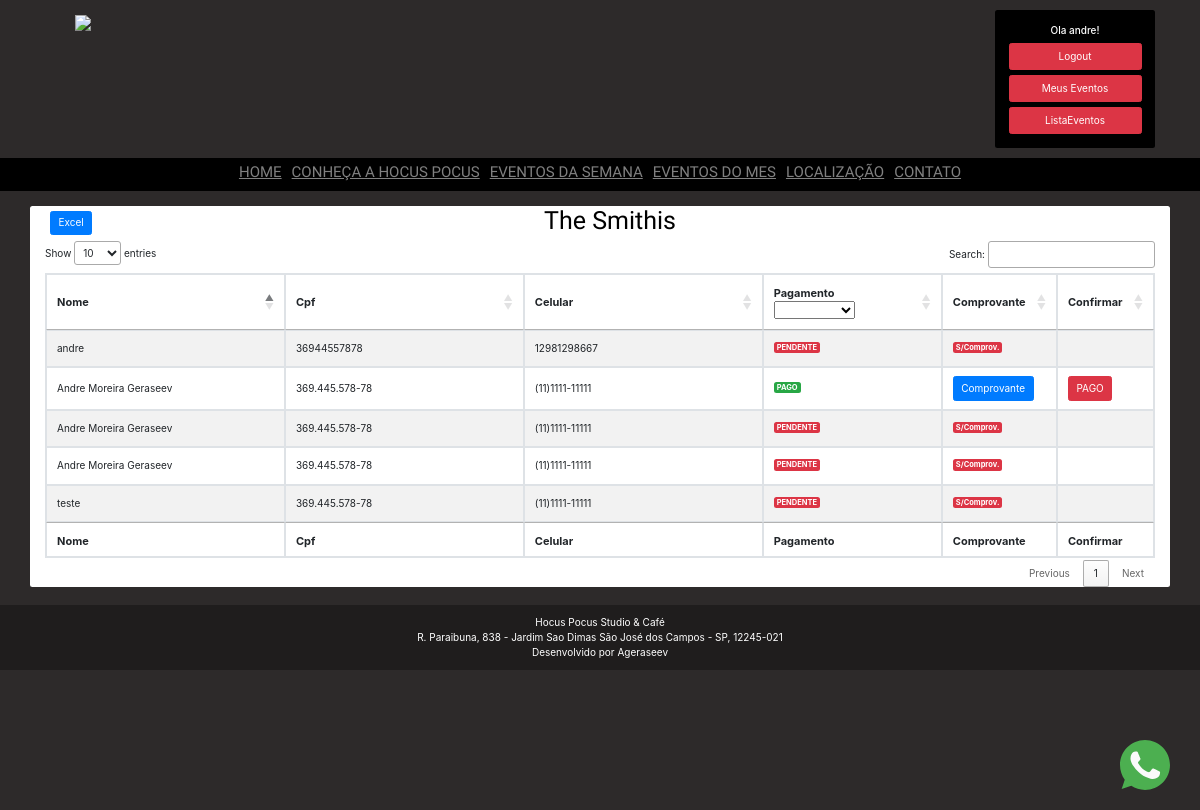
Before: /lista/5 (signed in) with the older database file.
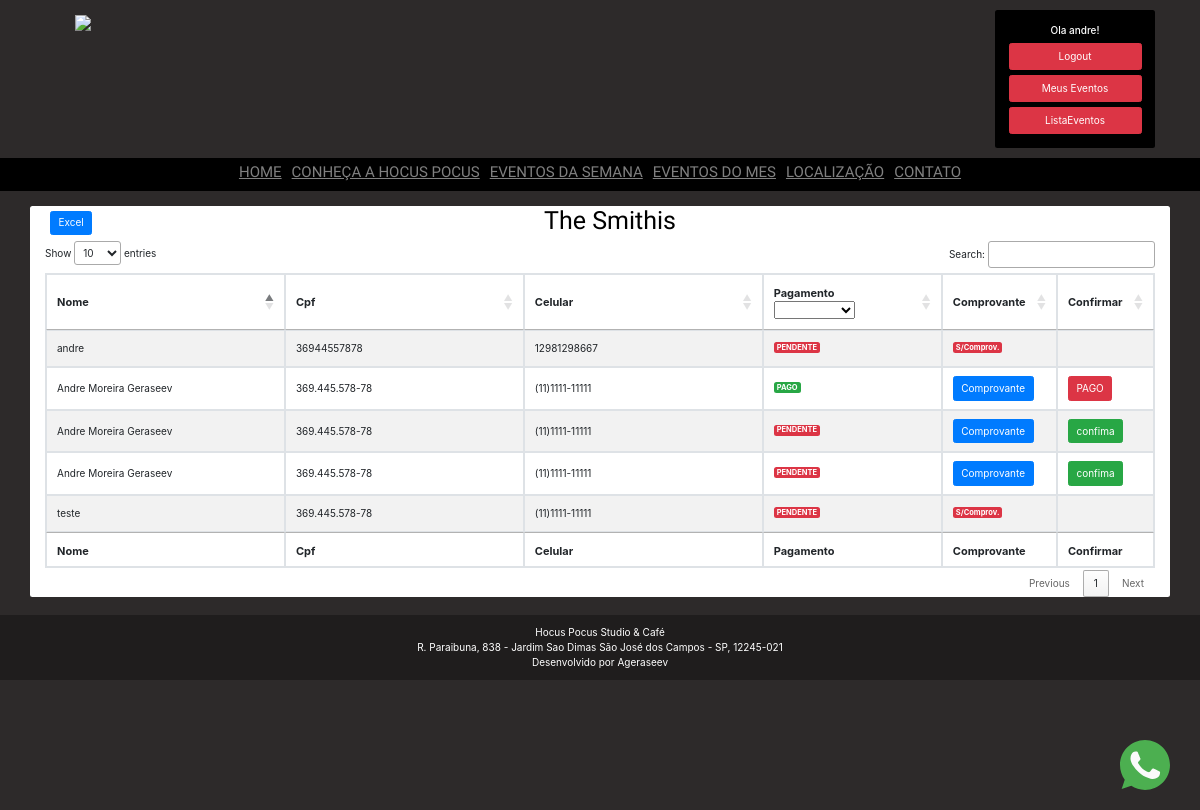
After: the same page with the newer database file.
### show/models.py (models this page shows)
class NomeLista(models.Model):
    sem_registro = models.ForeignKey(UsuarioSemRegistro, on_delete=models.CASCADE, blank=True, null= True)
    roqueiro = models.ForeignKey(Usuario, on_delete=models.CASCADE, blank=True, null= True)
    pagamento = models.BooleanField(default=False)
    comprovante = models.ImageField(upload_to='comprovantes', blank=True)
    lista_reserva = models.ForeignKey(Show, on_delete=models.CASCADE, blank=True, null= True,)
    entrou = models.BooleanField(default=False)
    created_at = models.DateTimeField(auto_now_add=True, blank=True, null=True)
    updated_at = models.DateTimeField(auto_now=True, blank=True, null=True)
    class Meta:
        unique_together = ('roqueiro', 'lista_reserva')
    def __str__(self):
        return str(self.roqueiro)

### usuario/models.py (models this page shows, shortened)
class UsuarioSemRegistro(models.Model):
    usuario_sem_registro = models.CharField(max_length=50)
    cpf_sem_registro = models.CharField(max_length=11)
    celular_sem_registro = models.CharField(max_length=12)
    email_sem_registro = models.EmailField(blank=True, null= True)
    senha_unica = models.CharField(max_length=12, blank=True, null= True)

### show/views.py (the view, shortened to what this page needs)
# urls.py: path('lista', lista, name='lista'),
def lista(request, id):
    if request.user.is_staff:
        if request.method == 'POST' and 'entrou' in request.POST:
            print(request.POST)
            id_nome_lista = request.POST['id']
            confirma_pagamento_entrada = NomeLista.objects.filter(id=id_nome_lista)
            if confirma_pagamento_entrada.filter(entrou='False'):
                confirma_pagamento_entrada.update(
                    entrou=True)
            else:
                confirma_pagamento_entrada.update(
                    entrou=False)
            pessoa = NomeLista.objects.filter(lista_reserva_id=id)
            show = Show.objects.filter(id=id)
            dados = {'pessoas': pessoa,
                     'show': show
                     }
            return render(request, 'lista.html', dados)
        else:
            print("lista GET")
            pessoa = NomeLista.objects.filter(lista_reserva_id=id)
            show = Show.objects.filter(id=id)
            print(pessoa, "Pessoa")
            dados = {'pessoas': pessoa,
                     'show': show
                     }
            return render(request, 'lista.html', dados)
    else:
        return redirect('home')

### usuario/models.py (called while the page is built)
    def __str__(self):
        return str(self.usuario)

### templates/lista.html (shortened to what this page needs)
{% extends 'base2.html' %}
{% load static %}
{% block content %}
<body>
<link rel="stylesheet" href="https://cdn.datatables.net/1.10.2/css/jquery.dataTables.min.css">
{% for nome_na_lista in show %}
{% if not request.user.groups.all %}
<div class="container bg-white  rounded mt-4">
    <div class="row header" style="text-align:center;color:black">
        <div class="col-md-4 text-left m-2">
            <button id="export" class="btn btn-primary">Excel</button>
        </div>
        <h1 class="col-md-4 text-center " style="font-family: 'Chau Philomene One'">{{ nome_na_lista.titulo_show }}</h1>
    </div>
    <table id="example" class="table-responsive justify-content-center  table-striped table-bordered" width="100%" >
        <thead>
        <tr>
            <th width="20%">Nome</th>
            <th width="20%">Cpf</th>
            <th width="20%">Celular</th>
            <th width="15%">Pagamento</th>
            <th width="5%">Comprovante</th>
            <th width="5%">Confirmar</th>
        </tr>
        </thead>
        <tbody>
        {% for area in pessoas.all %}
            <tr>
                <td> {% if area.roqueiro == None %} {{ area.sem_registro.usuario_sem_registro }} {% else %}
                    {{ area.roqueiro.usuario }} {% endif %}
                </td>
                <td>{{ area.roqueiro.cpf }} {{ area.sem_registro.cpf_sem_registro }}</td>
                <td>{{ area.roqueiro.celular }} {{ area.sem_registro.celular_sem_registro }}</td>
                {% if area.pagamento %}
                    <td><label class="badge badge-success">PAGO</label></td>
                {% else %}
                    <td><label class="badge badge-danger">PENDENTE</label></td>
                {% endif %}
                {% if area.comprovante %}
                    <td><a href="{% url 'comprovante' %}/{{ area.id }}">
                        <button class="btn btn-primary"> Comprovante</button></a></td>
                {% else %}
                    <td><label class="badge badge-danger"> S/Comprov. </label></td>
                {% endif %}
                <form action="{{ area.lista_reserva.id }}" method="POST">
                    <td>
                        {% if area.comprovante %}
                        {% if area.pagamento %}
                        <button class="btn btn-danger" type="submit"> PAGO  </button>
                        {% else %}
                        <button class="btn btn-success" type="submit"> confima  </button>
                        {% endif %}
                        {% endif %}
                    </td>
                </form>
            </tr>
        {% endfor %}
        </tbody>
        <tfoot>
            <tr>
                <th>Nome</th>
                <th>Cpf</th>
                <th>Celular</th>
                <th>Pagamento</th>
                {% if not request.user.groups.all %}
                <th>Comprovante</th>
                <th>Confirmar</th>
                {% endif %}
            </tr>
        </tfoot>
    </table>
</div>
{% endif %}
{% endfor %}
{% endblock %}

Changed rows visible on the page:
changed NomeLista (number 4 of 5 on the later page): comprovante "S/Comprov." → "Comprovante confima"
changed NomeLista (number 5 of 5 on the later page): comprovante "S/Comprov." → "Comprovante confima"
